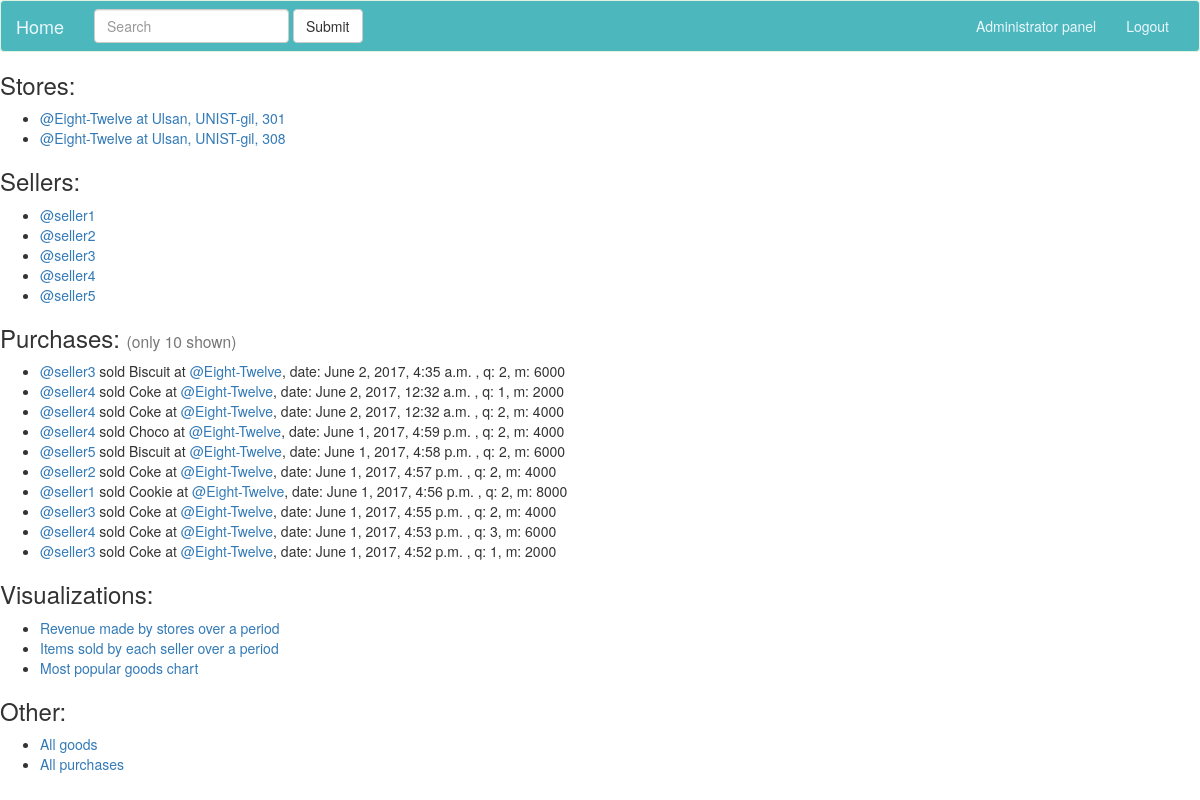
Screenshot of /home/ (signed in) with the database file from the repository.
### core/models.py (models this page shows, shortened)
class Store(models.Model):
    name = models.CharField(max_length=50)
    address = models.CharField(max_length=100)
    phone_num = models.CharField(max_length=20, blank=True)
    def __str__(self):
        return '@' + self.name + ' at ' + self.address

class Seller(models.Model):
    user = models.OneToOneField(User)
    phone_num = models.CharField(max_length=20, blank=True)
    def __str__(self):
        return '@' + self.user.username + ' ' + self.user.email + ' ' + self.user.first_name + ' ' + \
                self.user.last_name

class Purchases(models.Model):
    quantity = models.IntegerField()
    date = models.DateTimeField(default=timezone.now)
    seller = models.ForeignKey(Seller, on_delete=models.SET_NULL, null=True)
    good = models.ForeignKey(Goods, on_delete=models.SET_NULL, null=True) # Recently added
    money = models.IntegerField(default=0)
    class Meta:
        verbose_name_plural = 'Purchases'

class Goods(models.Model):
    name = models.CharField(max_length=100) # Recently added
    category = models.CharField(max_length=100, default='uncategorized')
    price = models.IntegerField()
    quantity = models.IntegerField()
    bar_code = models.CharField(max_length=255)
    store = models.ForeignKey(Store, on_delete=models.CASCADE)
    class Meta:
        verbose_name_plural = 'Goods'

### core/views.py (the view)
# urls.py: url(r'^home/', core_views.home, name='home'),
@login_required
def home(request):
    stores = Store.objects.all()
    sellers = Seller.objects.all()
    purchases = Purchases.objects.order_by('-date')[:10] # maybe it goes in asc order?
    context = {
        'stores': stores,
        'sellers': sellers,
        'purchases': purchases,
    }
    return render(request, 'core/home.html', context)

### core/templates/core/home.html
{% extends 'base.html' %}
{% block content %}
    <h3>Stores:</h3>
    <ul>
        {% for store in stores %}
            <li><a href="{% url 'core:store' store_pk=store.pk %}">{{ store }}</a></li>
        {% endfor %}
    </ul>
    <h3>Sellers:</h3>
    <ul>
        {% for seller in sellers %}
            <li><a href="{% url 'core:seller' seller_pk=seller.pk %}">{{ seller }}</a></li>
        {% endfor %}
    </ul>
    <h3>Purchases: <small>(only 10 shown)</small></h3>
    <ul>
        {% for purchase in purchases %}
        <li>
            {% load tz %}
            <a href="{% url 'core:seller' purchase.seller.pk %}">@{{ purchase.seller.user.username }}</a>
            sold {{ purchase.good.name }} at
            <a href="{% url 'core:store' purchase.good.store.pk %}">@{{ purchase.good.store.name }}</a>,
            date: {{ purchase.date | timezone:"Asia/Seoul" }}
            , q: {{ purchase.quantity }}, m: {{ purchase.money }}
        </li>
        {% endfor %}
    </ul>
    <h3>Visualizations:</h3>
    <ul>
        <li><a href="{% url 'core:rev_made_over_period' %}">Revenue made by stores over a period</a></li>
        <li><a href="{% url 'core:items_sold_by_seller' %}">Items sold by each seller over a period</a></li>
        <li><a href="{% url 'core:most_popular_goods' %}">Most popular goods chart</a></li>
    </ul>
    <h3>Other:</h3>
    <ul>
        <li><a href="{% url 'core:goods' %}">All goods</a></li>
        <li><a href="{% url 'core:purchases' %}">All purchases</a></li>
    </ul>
{% endblock %}

### core/templates/base.html (shortened to what this page needs)
{% load static %}
<!DOCTYPE html>
<html lang="en">
<head>
    <link href="{% static 'core/css/bootstrap.min.css' %}" rel="stylesheet">
    <link href="{% static 'core/css/custom.css' %}" rel="stylesheet">
</head>
<body>
    <nav class="navbar navbar-default">
      <div class="container-fluid">
        <div class="navbar-header">
          <a class="navbar-brand" href="{% url 'core:home' %}">Home</a>
        </div>
        <div class="collapse navbar-collapse" id="bs-example-navbar-collapse-1">
          <form class="navbar-form navbar-left">
            <div class="form-group">
              <input type="text" class="form-control" placeholder="Search">
            </div>
            <button type="submit" class="btn btn-default">Submit</button>
          </form>
          <ul class="nav navbar-nav navbar-right">
            <li><a href="{% url 'admin:index' %}">Administrator panel</a></li>
            <li><a href="{% url 'logout' %}">Logout</a></li>
          </ul>
        </div>
      </div>
    </nav>
{% block content %}{% endblock %}
</body>
</html>

### core/static/core/css/custom.css (style rules this page uses)
.navbar-default { background-color: #4cb8bd; border-color: #e1f2e0; }
.navbar-default .navbar-brand { color: #ebf7fd; }
.navbar-default .navbar-nav > li > a { color: #ebf7fd; }
.navbar-default .navbar-collapse, .navbar-default .navbar-form { border-color: #ebf7fd; }

### rows the page displays
Store: name+address "@Eight-Twelve at Ulsan, UNIST-gil, 301"
Store: name+address "@Eight-Twelve at Ulsan, UNIST-gil, 308"
Seller: user.last_name "@seller1"
Seller: user.last_name "@seller2"
Seller: user.last_name "@seller3"
Seller: user.last_name "@seller4"
Seller: user.last_name "@seller5"
Purchases: seller.user.username "seller3", good.name "Biscuit", good.store.name "Eight-Twelve", date "June 2, 2017, 4:35 a.m.", quantity "2", money "6000"
Purchases: seller.user.username "seller4", good.name "Coke", good.store.name "Eight-Twelve", date "June 2, 2017, 12:32 a.m.", quantity "1", money "2000"
Purchases: seller.user.username "seller4", good.name "Coke", good.store.name "Eight-Twelve", date "June 2, 2017, 12:32 a.m.", quantity "2", money "4000"
Purchases: seller.user.username "seller4", good.name "Choco", good.store.name "Eight-Twelve", date "June 1, 2017, 4:59 p.m.", quantity "2", money "4000"
Purchases: seller.user.username "seller5", good.name "Biscuit", good.store.name "Eight-Twelve", date "June 1, 2017, 4:58 p.m.", quantity "2", money "6000"
Purchases: seller.user.username "seller2", good.name "Coke", good.store.name "Eight-Twelve", date "June 1, 2017, 4:57 p.m.", quantity "2", money "4000"
Purchases: seller.user.username "seller1", good.name "Cookie", good.store.name "Eight-Twelve", date "June 1, 2017, 4:56 p.m.", quantity "2", money "8000"
Purchases: seller.user.username "seller3", good.name "Coke", good.store.name "Eight-Twelve", date "June 1, 2017, 4:55 p.m.", quantity "2", money "4000"
Purchases: seller.user.username "seller4", good.name "Coke", good.store.name "Eight-Twelve", date "June 1, 2017, 4:53 p.m.", quantity "3", money "6000"
Purchases: seller.user.username "seller3", good.name "Coke", good.store.name "Eight-Twelve", date "June 1, 2017, 4:52 p.m.", quantity "1", money "2000"
